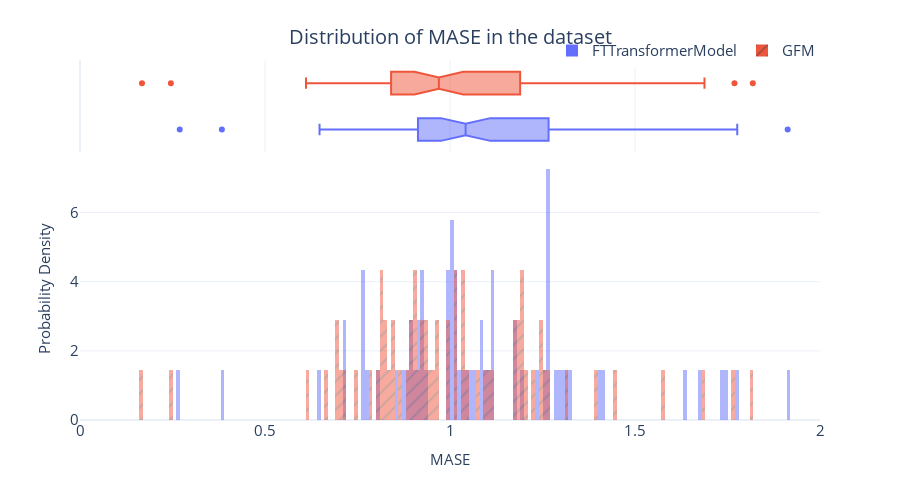

Source (notebook cell):
### Code cell
fig = px.histogram(metrics_df, 
                   x="MASE", 
                   color="Algorithm",
                   pattern_shape="Algorithm", 
                   marginal="box", 
                   nbins=500, 
                   barmode="overlay",
                   histnorm="probability density")
fig = format_plot(fig, xlabel="MASE", ylabel="Probability Density", title="Distribution of MASE in the dataset")
fig.update_layout(xaxis_range=[0,2])
# fig.write_image("imgs/chapter_12/ft_mase_dist.png")
fig.show()

### Figure 1 — Plotly figure (JSON) as saved in the notebook; plotly's stock layout.template omitted (floating-point values rounded to 4 significant figures)
{"data": [{"alignmentgroup": "True", "bingroup": "x", "histnorm": "probability density", "hovertemplate": "Algorithm=FTTransformerModel<br>MASE=%{x}<br>probability density=%{y}<extra></extra>", "legendgroup": "FTTransformerModel", "marker": {"color": "#636efa", "opacity": 0.5, "pattern": {"shape": ""}}, "name": "FTTransformerModel", "nbinsx": 500, "offsetgroup": "FTTransformerModel", "orientation": "v", "showlegend": true, "type": "histogram", "x": [1.264, 1.638, 1.089, 1.007, 1.269, 0.6473, 1.672, 1.084, 1.178, 0.9009, 1.116, 1.013, 0.9961, 1.256, 1.091, 0.7625, 1.016, 0.3834, 1.104, 0.8524, 1.235, 1.313, 0.7121, 0.9273, 0.7676, 0.8921, 1.031, 3.343, 4.082, 0.8806, 1.283, 1.009, 1.731, 1.261, 0.9319, 1.008, 1.05, 0.7197, 1.063, 0.9137, 0.8939, 1.412, 1.266, 1.012, 1.291, 0.9915, 1.741, 1.268, 0.7661, 1.913, 1.303, 1.116, 0.9124, 0.2695, 0.9255, 1.198, 0.9993, 0.8796, 1.119, 0.9251, 1.042, 1.023, 1.776, 0.7765, 1.179, 0.8079, 1.001, 1.403, 1.326], "xaxis": "x", "yaxis": "y"}, {"alignmentgroup": "True", "hovertemplate": "Algorithm=FTTransformerModel<br>MASE=%{x}<extra></extra>", "legendgroup": "FTTransformerModel", "marker": {"color": "#636efa"}, "name": "FTTransformerModel", "notched": true, "offsetgroup": "FTTransformerModel", "showlegend": false, "type": "box", "x": [1.264, 1.638, 1.089, 1.007, 1.269, 0.6473, 1.672, 1.084, 1.178, 0.9009, 1.116, 1.013, 0.9961, 1.256, 1.091, 0.7625, 1.016, 0.3834, 1.104, 0.8524, 1.235, 1.313, 0.7121, 0.9273, 0.7676, 0.8921, 1.031, 3.343, 4.082, 0.8806, 1.283, 1.009, 1.731, 1.261, 0.9319, 1.008, 1.05, 0.7197, 1.063, 0.9137, 0.8939, 1.412, 1.266, 1.012, 1.291, 0.9915, 1.741, 1.268, 0.7661, 1.913, 1.303, 1.116, 0.9124, 0.2695, 0.9255, 1.198, 0.9993, 0.8796, 1.119, 0.9251, 1.042, 1.023, 1.776, 0.7765, 1.179, 0.8079, 1.001, 1.403, 1.326], "xaxis": "x2", "yaxis": "y2"}, {"alignmentgroup": "True", "bingroup": "x", "histnorm": "probability density", "hovertemplate": "Algorithm=GFM<br>MASE=%{x}<br>probability density=%{y}<extra></extra>", "legendgroup": "GFM", "marker": {"color": "#EF553B", "opacity": 0.5, "pattern": {"shape": "/"}}, "name": "GFM", "nbinsx": 500, "offsetgroup": "GFM", "orientation": "v", "showlegend": true, "type": "histogram", "x": [1.109, 1.449, 1.017, 0.9002, 1.245, 0.6108, 1.769, 0.9244, 1.176, 0.8265, 1.032, 0.9236, 0.9192, 1.171, 1.014, 0.6923, 0.9059, 0.1675, 1.039, 0.8218, 1.203, 1.184, 0.6904, 0.8626, 0.715, 0.7865, 0.96, 0.8468, 4.842, 0.8432, 1.191, 0.9646, 1.577, 1.189, 0.9699, 0.9043, 1.014, 0.6688, 0.9912, 0.819, 0.8008, 1.221, 1.195, 0.9388, 1.097, 0.8995, 1.398, 1.192, 0.7418, 1.818, 1.252, 1.045, 0.9929, 0.2456, 0.8812, 1.116, 0.8915, 0.8334, 1.034, 0.8152, 1.071, 0.9426, 1.688, 0.7053, 1.265, 0.8115, 0.937, 1.32, 1.242], "xaxis": "x", "yaxis": "y"}, {"alignmentgroup": "True", "hovertemplate": "Algorithm=GFM<br>MASE=%{x}<extra></extra>", "legendgroup": "GFM", "marker": {"color": "#EF553B"}, "name": "GFM", "notched": true, "offsetgroup": "GFM", "showlegend": false, "type": "box", "x": [1.109, 1.449, 1.017, 0.9002, 1.245, 0.6108, 1.769, 0.9244, 1.176, 0.8265, 1.032, 0.9236, 0.9192, 1.171, 1.014, 0.6923, 0.9059, 0.1675, 1.039, 0.8218, 1.203, 1.184, 0.6904, 0.8626, 0.715, 0.7865, 0.96, 0.8468, 4.842, 0.8432, 1.191, 0.9646, 1.577, 1.189, 0.9699, 0.9043, 1.014, 0.6688, 0.9912, 0.819, 0.8008, 1.221, 1.195, 0.9388, 1.097, 0.8995, 1.398, 1.192, 0.7418, 1.818, 1.252, 1.045, 0.9929, 0.2456, 0.8812, 1.116, 0.8915, 0.8334, 1.034, 0.8152, 1.071, 0.9426, 1.688, 0.7053, 1.265, 0.8115, 0.937, 1.32, 1.242], "xaxis": "x2", "yaxis": "y2"}], "layout": {"autosize": false, "barmode": "overlay", "height": 500, "legend": {"font": {"size": 15}, "orientation": "h", "title": {}, "tracegroupgap": 0, "x": 1, "xanchor": "right", "y": 0.98, "yanchor": "bottom"}, "margin": {"t": 60}, "title": {"font": {"size": 20}, "text": "Distribution of MASE in the dataset", "x": 0.5, "xanchor": "center", "yanchor": "top"}, "width": 900, "xaxis": {"anchor": "y", "domain": [0, 1], "range": [0, 2], "tickfont": {"size": 15}, "title": {"font": {"size": 15}, "text": "MASE"}, "type": "linear"}, "xaxis2": {"anchor": "y2", "domain": [0, 1], "matches": "x", "showgrid": true, "showticklabels": false, "type": "linear"}, "yaxis": {"anchor": "x", "autorange": true, "domain": [0, 0.7326], "range": [0, 7.628], "tickfont": {"size": 15}, "title": {"font": {"size": 15}, "text": "Probability Density"}}, "yaxis2": {"anchor": "x2", "autorange": true, "domain": [0.7426, 1], "matches": "y2", "range": [-0.5, 1.5], "showgrid": false, "showline": false, "showticklabels": false, "ticks": "", "type": "category"}}}
